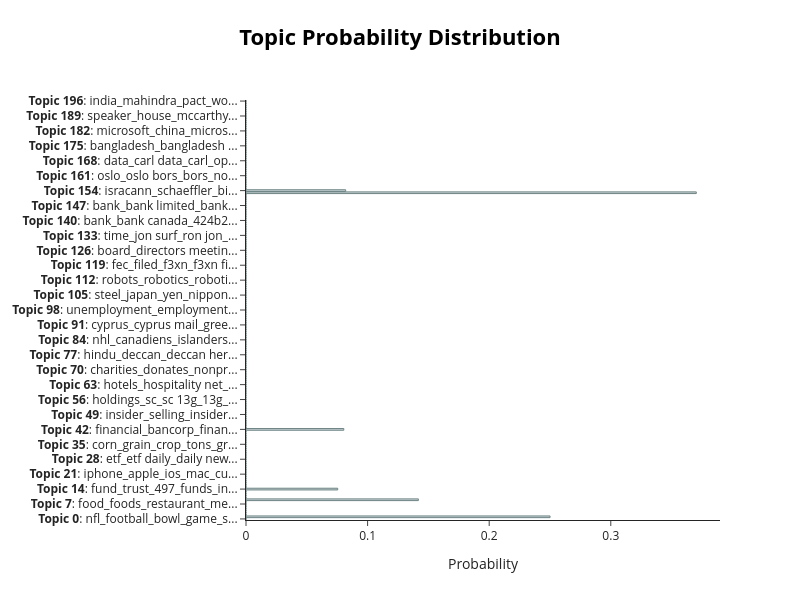

Notebook source saved alongside this figure:
### Markdown cell above
BERTopic can also visualise one document's topic distribution directly:

### Code cell
topic_model.visualize_distribution(topic_distr[i], min_probability=0.0)

### Figure 1 — Plotly figure (JSON) as saved in the notebook; plotly's stock layout.template omitted (floating-point values rounded to 4 significant figures; data arrays with more than 128 entries replaced by an {"elided": "..."} marker saying what was removed)
{"data": [{"marker": {"color": "#C8D2D7", "line": {"color": "#6E8484", "width": 1}}, "orientation": "h", "type": "bar", "x": {"elided": "197 float values"}, "y": {"elided": "197 str values"}}], "layout": {"height": 600, "hoverlabel": {"bgcolor": "white", "font": {"family": "Rockwell", "size": 16}}, "title": {"font": {"color": "Black", "size": 22}, "text": "<b>Topic Probability Distribution</b>", "x": 0.5, "xanchor": "center", "y": 0.95, "yanchor": "top"}, "width": 800, "xaxis": {"title": {"text": "Probability"}}}}
